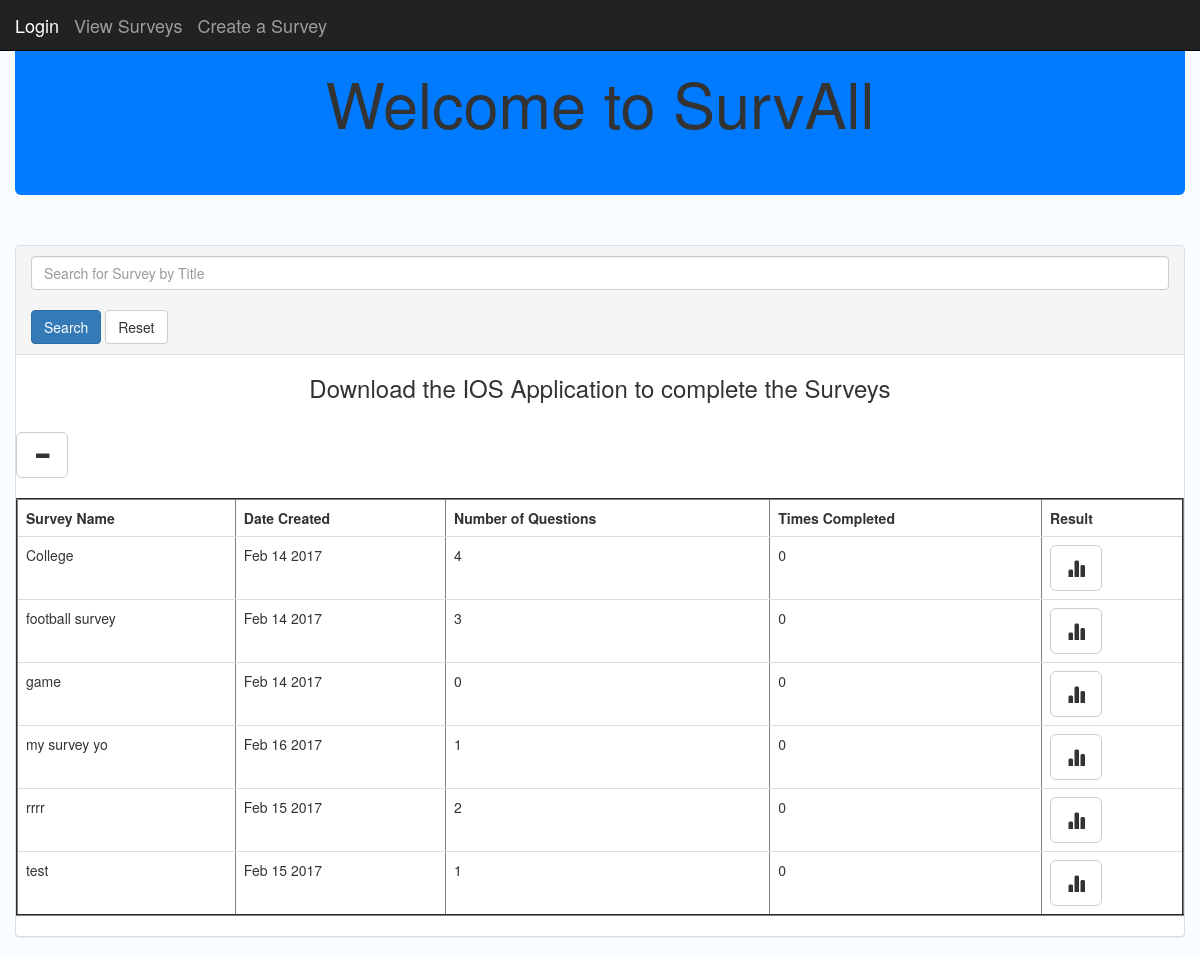
/, run on an earlier commit of the app's database.
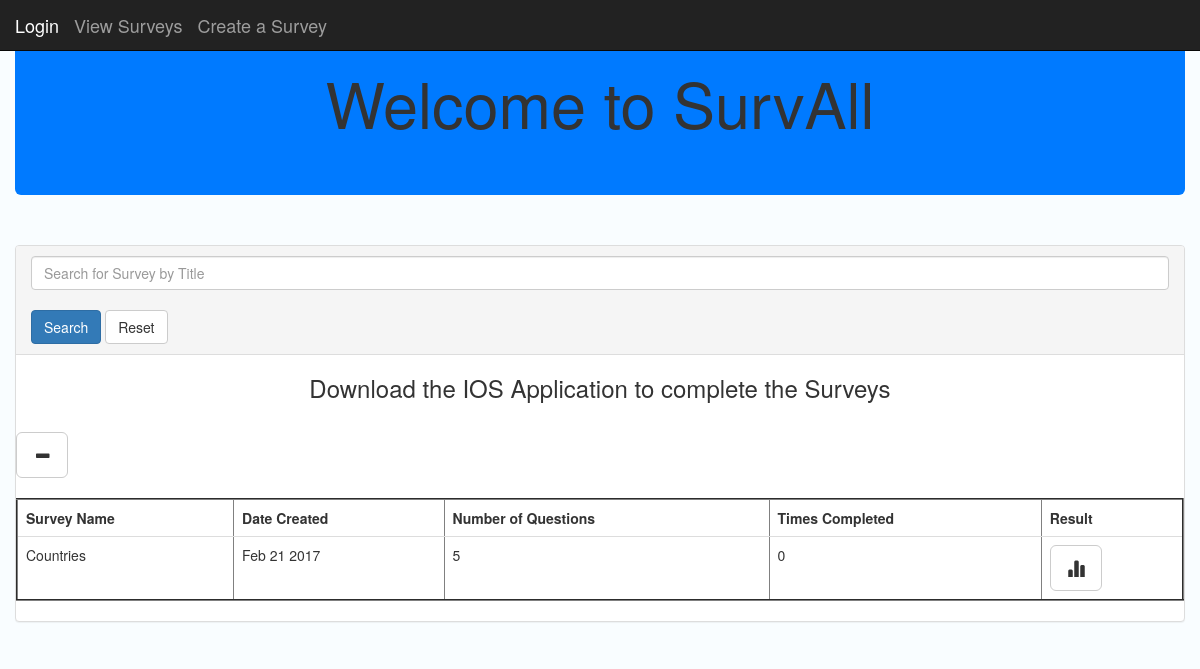
And on a later commit of the database.
### posts/models.py (models this page shows, shortened)
class Post(models.Model):
	title = models.CharField(max_length = 250)
	dateSurvCreated = models.DateTimeField()
	numOfQuestions = models.IntegerField( default = '1')
	numOfTimesCompleted = models.IntegerField( default = '1')
	def dateFormat(self):
		return self.dateSurvCreated.strftime('%b %e %Y')

### posts/views.py (the view)
# urls.py: 2. Add a URL to urlpatterns:  url(r'^$', views.home, name='home')
def home(request):
	posts = Post.objects.order_by('title')
	return render(request,'posts/home.html', {'posts':posts})

### posts/templates/posts/home.html (shortened to what this page needs)
<!DOCTYPE html>
<html lang="en">
  <head>
    {% load static %}
    <link rel="stylesheet" href="https://maxcdn.bootstrapcdn.com/bootstrap/3.3.7/css/bootstrap.min.css">
  </head>
	<nav class="navbar navbar-inverse navbar-fixed-top">
  		<div class="container-fluid">
    		<div class="navbar-header">
            <a class="navbar-brand active" href="{% url 'create_survey' %}">Login</a>
      			<a class="navbar-brand" href="{% url 'home' %}">View Surveys</a>
      			<a class="navbar-brand" href="{% url 'create_survey' %}">Create a Survey</a>
    		</div>
      		</div>
	</nav>
  <body style = "background-color: #f9fdff">
 	<div class="container-fluid">
    <div class="jumbotron" style = "background-color: rgb(0,122,255)">
      <h1 class = "text-center">Welcome to SurvAll</h1>
  </div>
    <br />
    <div class="panel panel-default">
    <div class="panel-heading">
    <form action = "{% url 'query_survey' %}" method="post">
    <input type="text" name="search_surveys" id ="search_surveys" class="form-control" placeholder="Search for Survey by Title"></input>
    <br>
      <button class="btn btn-primary btn-default btn">Search</button>
      <button class="btn btn-default btn" action="{% url 'view_survey' %}">Reset</button>
    </form>
    </div>
      <div id="demo" class="collapse in text-center">
        <h3>Download the IOS Application to complete the Surveys</h3>
      </div>
      <br>
      <button class="btn btn-default btn-lg" data-toggle="collapse" data-target="#demo"><span class="glyphicon glyphicon-minus" aria-hidden="true"></span></button>
      <br>
      <br>
      <div id = "tableResults">
			<table style = "background-color: #FFFFFF" class ="table" border='2' name ="survey_table" id = "survey_table">
			    <tr>
               		<th>Survey Name</th>
               		<th>Date Created </th>
               		<th>Number of Questions</th>
               		<th>Times Completed</th>
                  <th>Result</th>
               	</tr>
				  {% for post in posts.all %}
				  <tr>
               	<td>{{ post.title }}</td>
               	<td>{{ post.dateFormat }}</td>
                <td>{{ post.numOfQuestions|floatformat:0 }}</td>
               	<td>{{ post.numOfTimesCompleted|floatformat:0 }}</td>
                <td><a href="{% url 'post_detail' post.id %}">
                <button class="btn btn-default btn-lg"><span class ="glyphicon glyphicon-stats"></span></button></a></td>
          </tr>
          {% endfor %}
			</table>
      </div>
      </div>
      </div>
  </body>
</html>

What changed in the data, as far as the page shows it:
removed Post: title "College", dateFormat "Feb 14 2017", numOfQuestions "4", numOfTimesCompleted "0"
removed Post: title "football survey", dateFormat "Feb 14 2017", numOfQuestions "3", numOfTimesCompleted "0"
removed Post: title "game", dateFormat "Feb 14 2017", numOfQuestions "0", numOfTimesCompleted "0"
removed Post: title "my survey yo", dateFormat "Feb 16 2017", numOfQuestions "1", numOfTimesCompleted "0"
removed Post: title "rrrr", dateFormat "Feb 15 2017", numOfQuestions "2", numOfTimesCompleted "0"
removed Post: title "test", dateFormat "Feb 15 2017", numOfQuestions "1", numOfTimesCompleted "0"
added Post: title "Countries", dateFormat "Feb 21 2017", numOfQuestions "5", numOfTimesCompleted "0"
